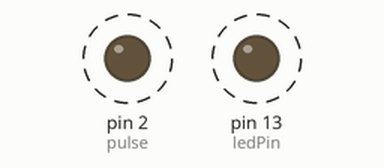
The sketch below on a simulated Arduino Uno, built with avr-gcc and run on an emulated ATmega328P. Parts: output pins drawn as LEDs (lit = HIGH). Dashed ring = blinking.

Above: at 0.5 s.
Timing chart, 0 to 4.6 s (numbered marks = the images above):
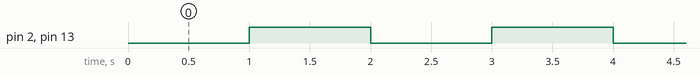

Measured:
- by itself, pin 2 (pulse), pin 13 (ledPin): alternates HIGH for 1.0 s and LOW for 1.0 s

The sketch:

1Hz_bwod.ino
```cpp
const int ledPin =  LED_BUILTIN;
const int pulse = 2;

int ledState = LOW;

unsigned long previousMillis = 0;

// constants won't change:
const long interval = 1000;           // blinking time period (milliseconds)

void setup() {
  // set the digital pin as output:
  pinMode(ledPin, OUTPUT);
  pinMode(pulse, OUTPUT);
  Serial.begin(115200);
}

void loop() {
  unsigned long currentMillis = millis();

  if (currentMillis - previousMillis >= interval) {
    previousMillis = currentMillis;

    if (ledState == LOW) {
      ledState = HIGH;
    }
    else {
      ledState = LOW;
    }

    digitalWrite(ledPin, ledState);
    digitalWrite(pulse, ledState);
  }
}
```
